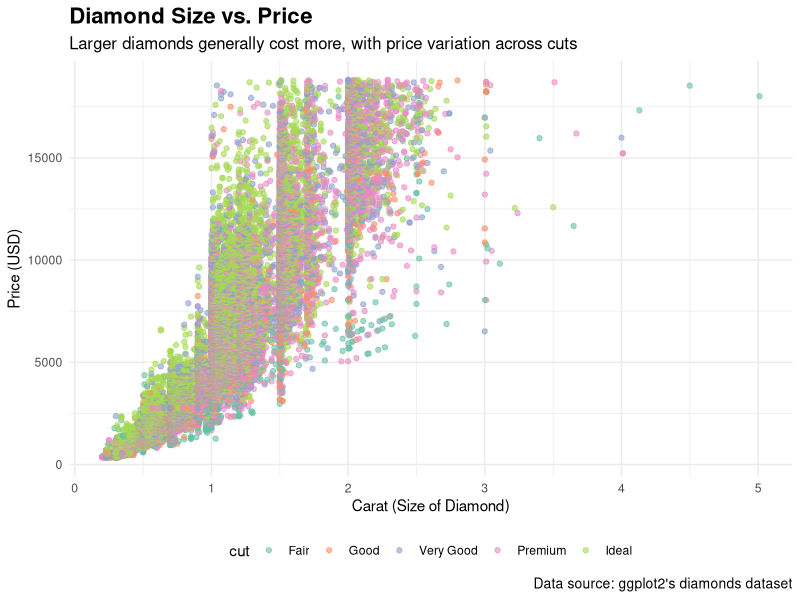
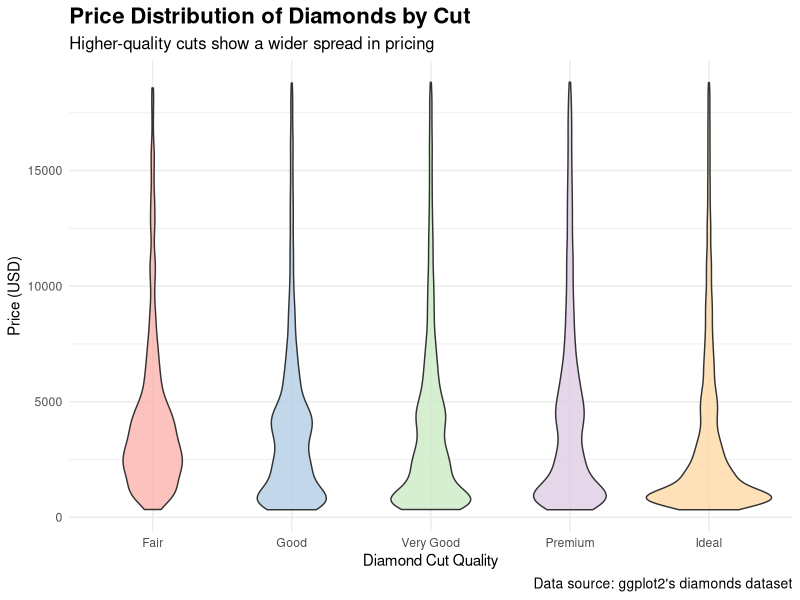

Write R code to recreate these figures, in order.
## ---- chunk 1
suppressPackageStartupMessages(library(tidyverse))
## ---- chunk 2
# Load necessary library
library(tidyverse)

# Use the diamonds dataset
ggplot(diamonds, aes(x = carat, y = price, color = cut)) +
  geom_point(alpha = 0.6, size = 1.5) +
  scale_color_brewer(palette = "Set2") +
  labs(
    title = "Diamond Size vs. Price",
    subtitle = "Larger diamonds generally cost more, with price variation across cuts",
    caption = "Data source: ggplot2's diamonds dataset",
    x = "Carat (Size of Diamond)",
    y = "Price (USD)"
  ) +
  theme_minimal() +
  theme(
    plot.title = element_text(face = "bold", size = 16),
    plot.subtitle = element_text(size = 12),
    plot.caption = element_text(size = 10),
    legend.position = "bottom"
  )

## ---- chunk 3
# Load necessary library
library(tidyverse)

# Create a violin plot to show price distributions across cut categories
ggplot(diamonds, aes(x = cut, y = price, fill = cut)) +
  geom_violin(alpha = 0.8) +
  scale_fill_brewer(palette = "Pastel1") +
  labs(
    title = "Price Distribution of Diamonds by Cut",
    subtitle = "Higher-quality cuts show a wider spread in pricing",
    caption = "Data source: ggplot2's diamonds dataset",
    x = "Diamond Cut Quality",
    y = "Price (USD)"
  ) +
  theme_minimal() +
  theme(
    plot.title = element_text(face = "bold", size = 16),
    plot.subtitle = element_text(size = 12),
    plot.caption = element_text(size = 10),
    legend.position = "none"
  )

